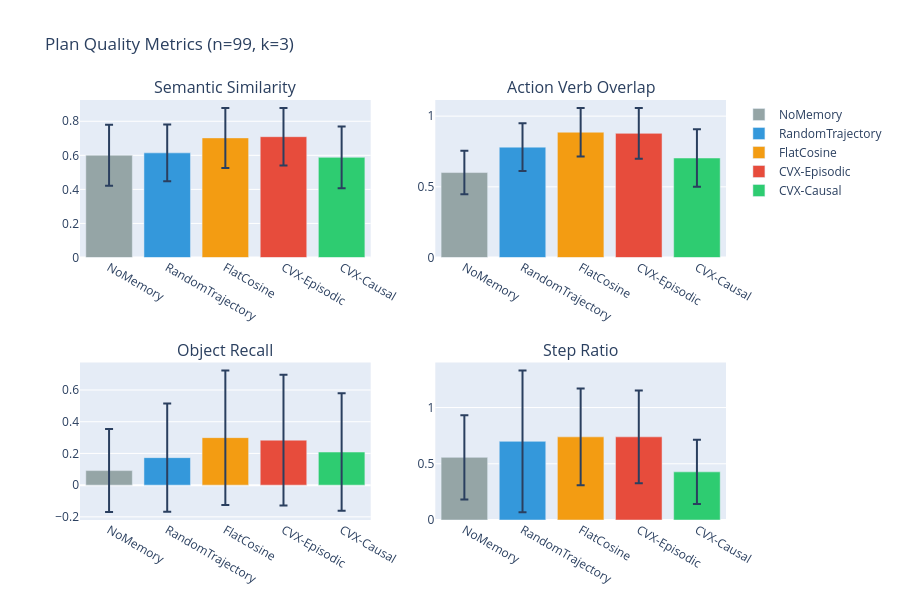
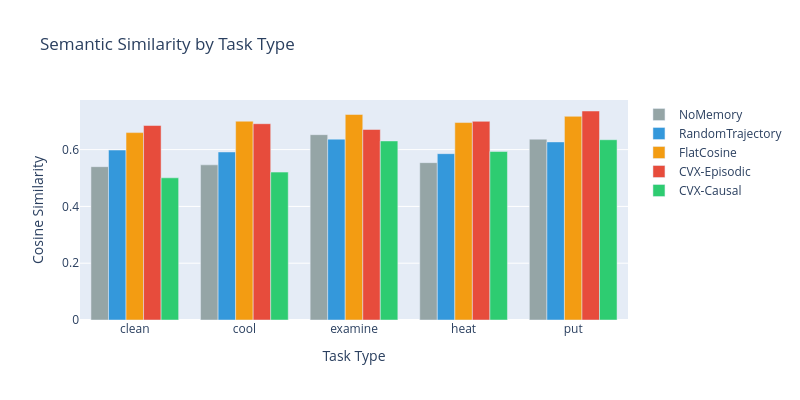

These figures' notebook cell, in order:
### Code cell
import plotly.graph_objects as go
from plotly.subplots import make_subplots

colors = {
    'NoMemory': '#95a5a6', 'RandomTrajectory': '#3498db', 'FlatCosine': '#f39c12',
    'CVX-Episodic': '#e74c3c', 'CVX-Causal': '#2ecc71',
}

# Multi-metric bar chart
metrics_to_plot = ['semantic_sim', 'action_overlap', 'object_recall', 'step_ratio']
metric_labels = ['Semantic Similarity', 'Action Verb Overlap', 'Object Recall', 'Step Ratio']

fig = make_subplots(rows=2, cols=2, subplot_titles=metric_labels)

for idx, (metric, label) in enumerate(zip(metrics_to_plot, metric_labels)):
    row, col = idx // 2 + 1, idx % 2 + 1
    for cond in conditions:
        vals = [r[metric] for r in all_results[cond]]
        fig.add_trace(go.Bar(
            x=[cond], y=[np.mean(vals)],
            error_y=dict(type='data', array=[np.std(vals)], visible=True),
            marker_color=colors[cond],
            name=cond, showlegend=(idx == 0),
        ), row=row, col=col)

fig.update_layout(height=600, width=900, title=f'Plan Quality Metrics (n={len(eval_indices)}, k={TOP_K})')
fig.show()

# Task-type breakdown for semantic similarity
fig2 = go.Figure()
task_types = sorted(set(r['task_type'] for r in all_results['NoMemory']))

for cond in conditions:
    means = []
    for tt in task_types:
        vals = [r['semantic_sim'] for r in all_results[cond] if r['task_type'] == tt]
        means.append(np.mean(vals) if vals else 0)
    fig2.add_trace(go.Bar(x=task_types, y=means, name=cond, marker_color=colors[cond]))

fig2.update_layout(
    title='Semantic Similarity by Task Type',
    xaxis_title='Task Type', yaxis_title='Cosine Similarity',
    barmode='group', height=400, width=800,
)
fig2.show()

### Figure 1 — Plotly figure (JSON) as saved in the notebook; plotly's stock layout.template omitted (floating-point values rounded to 4 significant figures)
{"data": [{"error_y": {"array": [0.1787], "type": "data", "visible": true}, "marker": {"color": "#95a5a6"}, "name": "NoMemory", "showlegend": true, "type": "bar", "x": ["NoMemory"], "xaxis": "x", "y": [0.6004], "yaxis": "y"}, {"error_y": {"array": [0.1667], "type": "data", "visible": true}, "marker": {"color": "#3498db"}, "name": "RandomTrajectory", "showlegend": true, "type": "bar", "x": ["RandomTrajectory"], "xaxis": "x", "y": [0.6145], "yaxis": "y"}, {"error_y": {"array": [0.1763], "type": "data", "visible": true}, "marker": {"color": "#f39c12"}, "name": "FlatCosine", "showlegend": true, "type": "bar", "x": ["FlatCosine"], "xaxis": "x", "y": [0.7024], "yaxis": "y"}, {"error_y": {"array": [0.1688], "type": "data", "visible": true}, "marker": {"color": "#e74c3c"}, "name": "CVX-Episodic", "showlegend": true, "type": "bar", "x": ["CVX-Episodic"], "xaxis": "x", "y": [0.7095], "yaxis": "y"}, {"error_y": {"array": [0.1812], "type": "data", "visible": true}, "marker": {"color": "#2ecc71"}, "name": "CVX-Causal", "showlegend": true, "type": "bar", "x": ["CVX-Causal"], "xaxis": "x", "y": [0.5882], "yaxis": "y"}, {"error_y": {"array": [0.1542], "type": "data", "visible": true}, "marker": {"color": "#95a5a6"}, "name": "NoMemory", "showlegend": false, "type": "bar", "x": ["NoMemory"], "xaxis": "x2", "y": [0.601], "yaxis": "y2"}, {"error_y": {"array": [0.1682], "type": "data", "visible": true}, "marker": {"color": "#3498db"}, "name": "RandomTrajectory", "showlegend": false, "type": "bar", "x": ["RandomTrajectory"], "xaxis": "x2", "y": [0.7807], "yaxis": "y2"}, {"error_y": {"array": [0.1712], "type": "data", "visible": true}, "marker": {"color": "#f39c12"}, "name": "FlatCosine", "showlegend": false, "type": "bar", "x": ["FlatCosine"], "xaxis": "x2", "y": [0.8863], "yaxis": "y2"}, {"error_y": {"array": [0.1804], "type": "data", "visible": true}, "marker": {"color": "#e74c3c"}, "name": "CVX-Episodic", "showlegend": false, "type": "bar", "x": ["CVX-Episodic"], "xaxis": "x2", "y": [0.8781], "yaxis": "y2"}, {"error_y": {"array": [0.2039], "type": "data", "visible": true}, "marker": {"color": "#2ecc71"}, "name": "CVX-Causal", "showlegend": false, "type": "bar", "x": ["CVX-Causal"], "xaxis": "x2", "y": [0.7038], "yaxis": "y2"}, {"error_y": {"array": [0.2621], "type": "data", "visible": true}, "marker": {"color": "#95a5a6"}, "name": "NoMemory", "showlegend": false, "type": "bar", "x": ["NoMemory"], "xaxis": "x3", "y": [0.09175], "yaxis": "y3"}, {"error_y": {"array": [0.342], "type": "data", "visible": true}, "marker": {"color": "#3498db"}, "name": "RandomTrajectory", "showlegend": false, "type": "bar", "x": ["RandomTrajectory"], "xaxis": "x3", "y": [0.1734], "yaxis": "y3"}, {"error_y": {"array": [0.4242], "type": "data", "visible": true}, "marker": {"color": "#f39c12"}, "name": "FlatCosine", "showlegend": false, "type": "bar", "x": ["FlatCosine"], "xaxis": "x3", "y": [0.2997], "yaxis": "y3"}, {"error_y": {"array": [0.4125], "type": "data", "visible": true}, "marker": {"color": "#e74c3c"}, "name": "CVX-Episodic", "showlegend": false, "type": "bar", "x": ["CVX-Episodic"], "xaxis": "x3", "y": [0.2837], "yaxis": "y3"}, {"error_y": {"array": [0.3709], "type": "data", "visible": true}, "marker": {"color": "#2ecc71"}, "name": "CVX-Causal", "showlegend": false, "type": "bar", "x": ["CVX-Causal"], "xaxis": "x3", "y": [0.2088], "yaxis": "y3"}, {"error_y": {"array": [0.3748], "type": "data", "visible": true}, "marker": {"color": "#95a5a6"}, "name": "NoMemory", "showlegend": false, "type": "bar", "x": ["NoMemory"], "xaxis": "x4", "y": [0.557], "yaxis": "y4"}, {"error_y": {"array": [0.631], "type": "data", "visible": true}, "marker": {"color": "#3498db"}, "name": "RandomTrajectory", "showlegend": false, "type": "bar", "x": ["RandomTrajectory"], "xaxis": "x4", "y": [0.6997], "yaxis": "y4"}, {"error_y": {"array": [0.431], "type": "data", "visible": true}, "marker": {"color": "#f39c12"}, "name": "FlatCosine", "showlegend": false, "type": "bar", "x": ["FlatCosine"], "xaxis": "x4", "y": [0.7393], "yaxis": "y4"}, {"error_y": {"array": [0.4116], "type": "data", "visible": true}, "marker": {"color": "#e74c3c"}, "name": "CVX-Episodic", "showlegend": false, "type": "bar", "x": ["CVX-Episodic"], "xaxis": "x4", "y": [0.7394], "yaxis": "y4"}, {"error_y": {"array": [0.2852], "type": "data", "visible": true}, "marker": {"color": "#2ecc71"}, "name": "CVX-Causal", "showlegend": false, "type": "bar", "x": ["CVX-Causal"], "xaxis": "x4", "y": [0.4281], "yaxis": "y4"}], "layout": {"annotations": [{"font": {"size": 16}, "showarrow": false, "text": "Semantic Similarity", "x": 0.225, "xanchor": "center", "xref": "paper", "y": 1.0, "yanchor": "bottom", "yref": "paper"}, {"font": {"size": 16}, "showarrow": false, "text": "Action Verb Overlap", "x": 0.775, "xanchor": "center", "xref": "paper", "y": 1.0, "yanchor": "bottom", "yref": "paper"}, {"font": {"size": 16}, "showarrow": false, "text": "Object Recall", "x": 0.225, "xanchor": "center", "xref": "paper", "y": 0.375, "yanchor": "bottom", "yref": "paper"}, {"font": {"size": 16}, "showarrow": false, "text": "Step Ratio", "x": 0.775, "xanchor": "center", "xref": "paper", "y": 0.375, "yanchor": "bottom", "yref": "paper"}], "height": 600, "title": {"text": "Plan Quality Metrics (n=99, k=3)"}, "width": 900, "xaxis": {"anchor": "y", "domain": [0.0, 0.45]}, "xaxis2": {"anchor": "y2", "domain": [0.55, 1.0]}, "xaxis3": {"anchor": "y3", "domain": [0.0, 0.45]}, "xaxis4": {"anchor": "y4", "domain": [0.55, 1.0]}, "yaxis": {"anchor": "x", "domain": [0.625, 1.0]}, "yaxis2": {"anchor": "x2", "domain": [0.625, 1.0]}, "yaxis3": {"anchor": "x3", "domain": [0.0, 0.375]}, "yaxis4": {"anchor": "x4", "domain": [0.0, 0.375]}}}

### Figure 2 — Plotly figure (JSON) as saved in the notebook; plotly's stock layout.template omitted (floating-point values rounded to 4 significant figures)
{"data": [{"marker": {"color": "#95a5a6"}, "name": "NoMemory", "type": "bar", "x": ["clean", "cool", "examine", "heat", "put"], "y": [0.54, 0.5464, 0.6526, 0.5541, 0.6368]}, {"marker": {"color": "#3498db"}, "name": "RandomTrajectory", "type": "bar", "x": ["clean", "cool", "examine", "heat", "put"], "y": [0.5984, 0.5917, 0.6369, 0.5857, 0.6271]}, {"marker": {"color": "#f39c12"}, "name": "FlatCosine", "type": "bar", "x": ["clean", "cool", "examine", "heat", "put"], "y": [0.6599, 0.7001, 0.7237, 0.6952, 0.7173]}, {"marker": {"color": "#e74c3c"}, "name": "CVX-Episodic", "type": "bar", "x": ["clean", "cool", "examine", "heat", "put"], "y": [0.6848, 0.6912, 0.6709, 0.6995, 0.736]}, {"marker": {"color": "#2ecc71"}, "name": "CVX-Causal", "type": "bar", "x": ["clean", "cool", "examine", "heat", "put"], "y": [0.5007, 0.5208, 0.6305, 0.5932, 0.6348]}], "layout": {"barmode": "group", "height": 400, "title": {"text": "Semantic Similarity by Task Type"}, "width": 800, "xaxis": {"title": {"text": "Task Type"}}, "yaxis": {"title": {"text": "Cosine Similarity"}}}}
